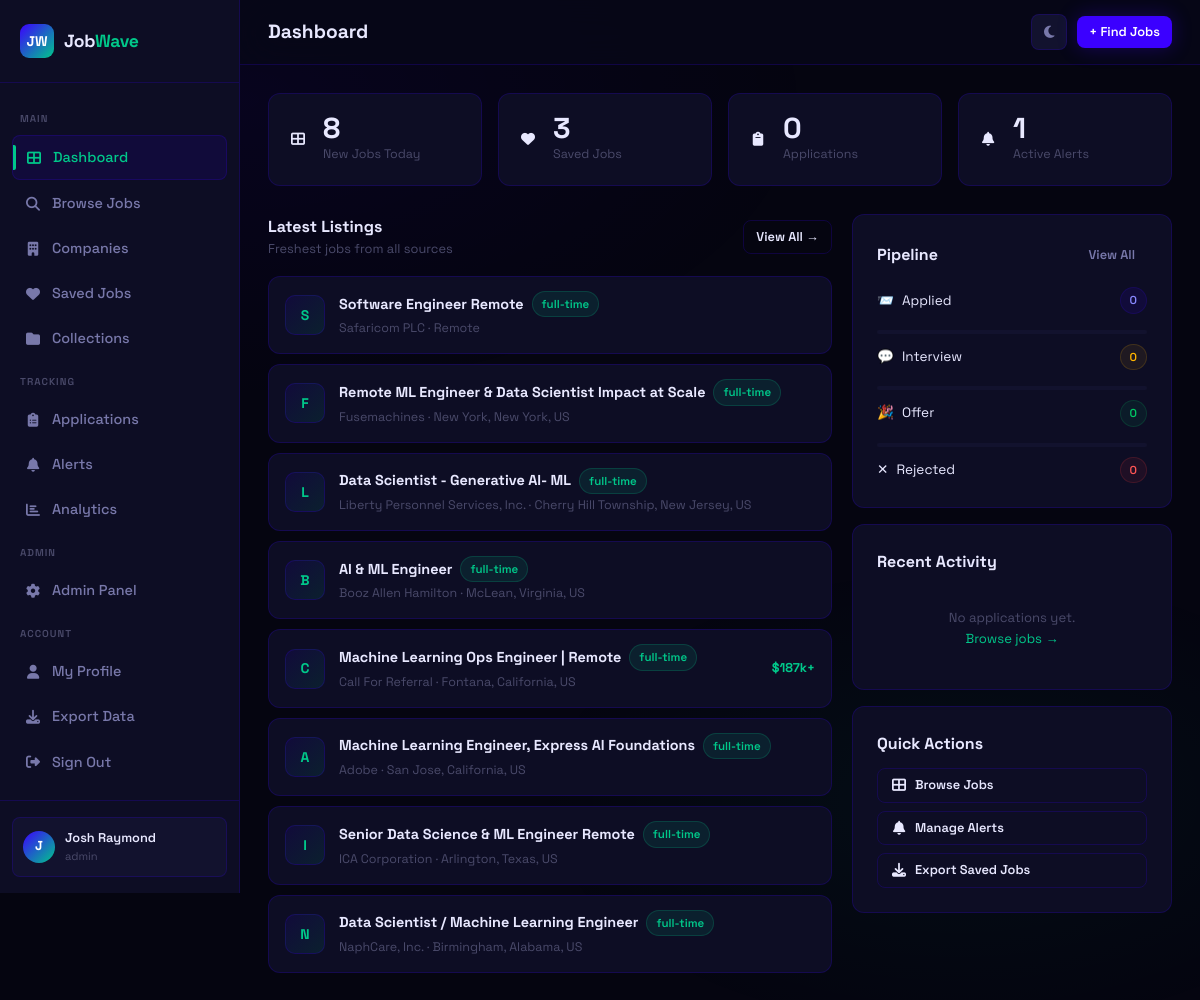
The page /dashboard (signed in) on the database its author committed.
### app.py (models this page shows, shortened)
class User(db.Model):
    id = db.Column(db.Integer, primary_key=True)
    name = db.Column(db.String(120), nullable=False)
    email = db.Column(db.String(120), unique=True, nullable=False)
    password_hash = db.Column(db.String(256), nullable=False)
    role = db.Column(db.String(20), default='user')
    created_at = db.Column(db.DateTime, default=datetime.utcnow)
    is_active = db.Column(db.Boolean, default=True)
    saved_jobs = db.relationship('SavedJob', backref='user', lazy=True, cascade='all, delete-orphan')
    applications = db.relationship('Application', backref='user', lazy=True, cascade='all, delete-orphan')
    alerts = db.relationship('Alert', backref='user', lazy=True, cascade='all, delete-orphan')
    profile = db.relationship('UserProfile', backref='user', uselist=False, cascade='all, delete-orphan')
    @property
    def is_authenticated(self): return True

class Job(db.Model):
    id = db.Column(db.Integer, primary_key=True)
    title = db.Column(db.String(200), nullable=False)
    company = db.Column(db.String(200), nullable=False)
    location = db.Column(db.String(200))
    job_type = db.Column(db.String(50))          # full-time | part-time | remote | contract
    experience = db.Column(db.String(50))         # entry | mid | senior
    salary_min = db.Column(db.Integer)
    salary_max = db.Column(db.Integer)
    description = db.Column(db.Text)
    requirements = db.Column(db.Text)
    source = db.Column(db.String(100))
    source_url = db.Column(db.String(500))
    source_id = db.Column(db.String(200), unique=True)  # duplicate detection
    tags = db.Column(db.String(500))
    is_active = db.Column(db.Boolean, default=True)
    scraped_at = db.Column(db.DateTime, default=datetime.utcnow)
    posted_at = db.Column(db.DateTime)
    views = db.Column(db.Integer, default=0)

### app.py (the view)
@app.route('/dashboard')
@login_required
def dashboard():
    saved_count = SavedJob.query.filter_by(user_id=current_user.id).count()
    app_count = Application.query.filter_by(user_id=current_user.id).count()
    alert_count = Alert.query.filter_by(user_id=current_user.id, is_active=True).count()
    recent_apps = Application.query.filter_by(user_id=current_user.id)\
        .order_by(Application.applied_at.desc()).limit(5).all()
    status_counts = {}
    for status in ['applied', 'interview', 'offer', 'rejected']:
        status_counts[status] = Application.query.filter_by(user_id=current_user.id, status=status).count()
    recent_jobs = Job.query.filter_by(is_active=True).order_by(Job.scraped_at.desc()).limit(8).all()
    return render_template('dashboard.html', saved_count=saved_count, app_count=app_count,
                           alert_count=alert_count, recent_apps=recent_apps,
                           status_counts=status_counts, recent_jobs=recent_jobs)

### app.py (called while the page is built)
@login_manager.user_loader
def load_user(user_id):
    return User.query.get(int(user_id))

### templates/dashboard.html (shortened to what this page needs)
<link rel="stylesheet" href="https://cdnjs.cloudflare.com/ajax/libs/font-awesome/6.5.0/css/all.min.css">
{% extends 'base.html' %}
{% block page_title %}Dashboard{% endblock %}
{% block content %}
<div class="stagger">
  <div class="stats-grid">
    <div class="stat-card">
      <span class="nav-icon"><i class="fa-solid fa-table-cells-large"></i></span>
      <div>
        <div class="stat-value">{{ recent_jobs|length }}</div>
        <div class="stat-label">New Jobs Today</div>
      </div>
    </div>
    <div class="stat-card">
      <span class="nav-icon"><i class="fa-solid fa-heart"></i></span>
      <div>
        <div class="stat-value">{{ saved_count }}</div>
        <div class="stat-label">Saved Jobs</div>
      </div>
    </div>
    <div class="stat-card">
      <span class="nav-icon"><i class="fa-solid fa-clipboard"></i></span>
      <div>
        <div class="stat-value">{{ app_count }}</div>
        <div class="stat-label">Applications</div>
      </div>
    </div>
    <div class="stat-card">
      <span class="nav-icon"><i class="fa-solid fa-bell"></i></span>
      <div>
        <div class="stat-value">{{ alert_count }}</div>
        <div class="stat-label">Active Alerts</div>
      </div>
    </div>
  </div>
  <div class="dashboard-grid">
    <div class="dashboard-main">
      <div class="section-header">
        <div>
          <div class="section-title">Latest Listings</div>
          <div class="section-sub">Freshest jobs from all sources</div>
        </div>
        <a href="{{ url_for('jobs') }}" class="btn btn-outline btn-sm">View All →</a>
      </div>
      <div style="display:flex;flex-direction:column;gap:10px;">
        {% for job in recent_jobs %}
        <div class="card job-row-card">
          <div class="company-logo" style="width:40px;height:40px;font-size:14px;flex-shrink:0;">{{ job.company[0] }}</div>
          <div style="flex:1;min-width:0;">
            <div style="display:flex;align-items:center;gap:8px;flex-wrap:wrap;">
              <a href="{{ url_for('job_detail', job_id=job.id) }}" style="font-weight:700;font-size:0.9rem;color:var(--text);">{{ job.title }}</a>
              <span class="badge badge-mint">{{ job.job_type or 'full-time' }}</span>
            </div>
            <div style="font-size:0.78rem;color:var(--text-muted);margin-top:2px;">{{ job.company }} · {{ job.location }}</div>
          </div>
          {% if job.salary_min %}
          <div class="job-salary-pill">${{ '{:,.0f}'.format(job.salary_min/1000) }}k+</div>
          {% endif %}
        </div>
        {% endfor %}
      </div>
    </div>
    <div class="dashboard-side">
      <div class="card">
        <div class="section-header">
          <div class="section-title">Pipeline</div>
          <a href="{{ url_for('applications') }}" class="btn btn-ghost btn-sm">View All</a>
        </div>
        <div style="display:flex;flex-direction:column;gap:10px;margin-top:4px;">
          {% set statuses = [('applied','badge-indigo','📨'),('interview','badge-amber','💬'),('offer','badge-green','🎉'),('rejected','badge-red','✕')] %}
          {% for status, cls, icon in statuses %}
          {% set count = status_counts.get(status, 0) %}
          <div style="display:flex;align-items:center;justify-content:space-between;">
            <div style="display:flex;align-items:center;gap:8px;font-size:0.85rem;">
              <span>{{ icon }}</span>
              <span style="text-transform:capitalize;">{{ status }}</span>
            </div>
            <span class="badge {{ cls }}">{{ count }}</span>
          </div>
          {% if not loop.last %}
          <div class="progress">
          </div>
          {% endif %}
          {% endfor %}
        </div>
      </div>
      <div class="card">
        <div class="section-header">
          <div class="section-title">Recent Activity</div>
        </div>
        <div style="display:flex;flex-direction:column;gap:10px;">
          {% for app in recent_apps %}
          <div style="display:flex;align-items:center;gap:10px;">
            <div style="width:32px;height:32px;border-radius:8px;background:var(--indigo-dim);display:flex;align-items:center;justify-content:center;font-size:12px;font-weight:800;color:var(--mint);flex-shrink:0;">{{ app.job.company[0] }}</div>
            <div style="flex:1;min-width:0;">
              <div style="font-size:0.82rem;font-weight:600;white-space:nowrap;overflow:hidden;text-overflow:ellipsis;">{{ app.job.title }}</div>
              <div style="font-size:0.72rem;color:var(--text-muted);">{{ app.applied_at.strftime('%b %d') }}</div>
            </div>
            <span class="badge {% if app.status == 'applied' %}badge-indigo{% elif app.status == 'interview' %}badge-amber{% elif app.status == 'offer' %}badge-green{% else %}badge-red{% endif %}">{{ app.status }}</span>
          </div>
          {% else %}
          <div style="text-align:center;padding:16px;color:var(--text-muted);font-size:0.82rem;">
            No applications yet.<br>
            <a href="{{ url_for('jobs') }}">Browse jobs →</a>
          </div>
          {% endfor %}
        </div>
      </div>
      <div class="card">
        <div class="section-title" style="margin-bottom:12px;">Quick Actions</div>
        <div style="display:flex;flex-direction:column;gap:8px;">
          <a href="{{ url_for('jobs') }} " class="btn btn-outline btn-sm" style="justify-content:flex-start;">
            <span class="nav-icon"><i class="fa-solid fa-table-cells-large"></i></span>Browse Jobs</a>
          <a href="{{ url_for('alerts') }}" class="btn btn-outline btn-sm" style="justify-content:flex-start;">
            <span class="nav-icon"><i class="fa-solid fa-bell"></i></span>Manage Alerts
          </a>
          <a href="{{ url_for('export_jobs') }}" class="btn btn-outline btn-sm" style="justify-content:flex-start;">
            <span class="nav-icon"><i class="fa-solid fa-download"></i></span>Export Saved Jobs
          </a>
        </div>
      </div>
    </div>
  </div>
</div>
{% endblock %}

### templates/base.html (shortened to what this page needs)
<!DOCTYPE html>
<html lang="en">
<head>
  <link rel="stylesheet" href="{{ url_for('static', filename='css/style.css') }}">
  <link rel="stylesheet" href="https://cdnjs.cloudflare.com/ajax/libs/font-awesome/6.5.0/css/all.min.css">
</head>
<body>
{% if current_user.is_authenticated %}
<div class="wrapper">
  <aside class="sidebar">
    <div class="sidebar-logo">
      <div class="logo-mark">JW</div>
      <div class="logo-text">Job<span>Wave</span></div>
    </div>
    <nav class="sidebar-nav">
      <span class="nav-section-label">Main</span>
      <a href="{{ url_for('dashboard') }}" class="nav-link {% if request.endpoint == 'dashboard' %}active{% endif %}">
        <span class="nav-icon"><i class="fa-solid fa-table-cells-large"></i></span> Dashboard
      </a>
      <a href="{{ url_for('jobs') }}" class="nav-link {% if request.endpoint in ['jobs','job_detail'] %}active{% endif %}">
        <span class="nav-icon"><i class="fa-solid fa-magnifying-glass"></i></span> Browse Jobs
      </a>
      <a href="{{ url_for('companies') }}" class="nav-link {% if request.endpoint in ['companies','company_page'] %}active{% endif %}">
        <span class="nav-icon"><i class="fa-solid fa-building"></i></span> Companies
      </a>
      <a href="{{ url_for('saved_jobs') }}" class="nav-link {% if request.endpoint == 'saved_jobs' %}active{% endif %}">
        <span class="nav-icon"><i class="fa-solid fa-heart"></i></span> Saved Jobs
      </a>
      <a href="{{ url_for('collections') }}" class="nav-link {% if request.endpoint in ['collections','collection_detail'] %}active{% endif %}">
        <span class="nav-icon"><i class="fa-solid fa-folder"></i></span> Collections
      </a>
      <span class="nav-section-label">Tracking</span>
      <a href="{{ url_for('applications') }}" class="nav-link {% if request.endpoint == 'applications' %}active{% endif %}">
        <span class="nav-icon"><i class="fa-solid fa-clipboard-list"></i></span> Applications
      </a>
      <a href="{{ url_for('alerts') }}" class="nav-link {% if request.endpoint == 'alerts' %}active{% endif %}">
        <span class="nav-icon"><i class="fa-solid fa-bell"></i></span> Alerts
      </a>
      <a href="{{ url_for('analytics') }}" class="nav-link {% if request.endpoint == 'analytics' %}active{% endif %}">
        <span class="nav-icon"><i class="fa-solid fa-chart-bar"></i></span> Analytics
      </a>
      {% if current_user.role == 'admin' %}
      <span class="nav-section-label">Admin</span>
      <a href="{{ url_for('admin') }}" class="nav-link {% if request.endpoint == 'admin' %}active{% endif %}">
        <span class="nav-icon"><i class="fa-solid fa-gear"></i></span> Admin Panel
      </a>
      {% endif %}
      <span class="nav-section-label">Account</span>
      <a href="{{ url_for('profile') }}" class="nav-link {% if request.endpoint == 'profile' %}active{% endif %}">
        <span class="nav-icon"><i class="fa-solid fa-user"></i></span> My Profile
      </a>
      <a href="{{ url_for('export_jobs') }}" class="nav-link">
        <span class="nav-icon"><i class="fa-solid fa-download"></i></span> Export Data
      </a>
      <a href="{{ url_for('logout') }}" class="nav-link">
        <span class="nav-icon"><i class="fa-solid fa-right-from-bracket"></i></span> Sign Out
      </a>
    </nav>
    <div class="sidebar-footer">
      <div class="user-card">
        <div class="user-avatar">{{ current_user.name[0].upper() }}</div>
        <div class="user-info">
          <div class="user-name">{{ current_user.name }}</div>
          <div class="user-role">{{ current_user.role }}</div>
        </div>
      </div>
    </div>
  </aside>
  <main class="main">
    <div class="topbar">
      <div style="display:flex;align-items:center;gap:12px;">
        <div class="topbar-title">
          <h1>{% block page_title %}Dashboard{% endblock %}</h1>
        </div>
      </div>
      <div class="topbar-actions">
        <button class="theme-toggle" id="theme-toggle" title="Toggle light/dark mode">
          <i class="fa-solid fa-moon" id="theme-icon"></i>
        </button>
        {% block topbar_actions %}
        <a href="{{ url_for('jobs') }}" class="btn btn-primary btn-sm">+ Find Jobs</a>
        {% endblock %}
      </div>
    </div>
    <div class="page-content">
      {% block content %}{% endblock %}
    </div>
  </main>
</div>
{% else %}
  {% block public_content %}{% endblock %}
{% endif %}
</body>
</html>

### rows shown on the page
User: name "J", name "Josh Raymond", role "admin"
Job: company "S", title "Software Engineer Remote", job_type "full-time", company "Safaricom PLC", location "Remote"
Job: company "F", title "Remote ML Engineer & Data Scientist Impact at Scale", job_type "full-time", company "Fusemachines", location "New York, New York, US"
Job: company "L", title "Data Scientist - Generative AI- ML", job_type "full-time", company "Liberty Personnel Services, Inc.", location "Cherry Hill Township, New Jersey, US"
Job: company "B", title "AI & ML Engineer", job_type "full-time", company "Booz Allen Hamilton", location "McLean, Virginia, US"
Job: company "C", title "Machine Learning Ops Engineer | Remote", job_type "full-time", company "Call For Referral", location "Fontana, California, US", job.salary_min/1000 "187"
Job: company "A", title "Machine Learning Engineer, Express AI Foundations", job_type "full-time", company "Adobe", location "San Jose, California, US"
Job: company "I", title "Senior Data Science & ML Engineer Remote", job_type "full-time", company "ICA Corporation", location "Arlington, Texas, US"
Job: company "N", title "Data Scientist / Machine Learning Engineer", job_type "full-time", company "NaphCare, Inc.", location "Birmingham, Alabama, US"

### other values the page prints
{{ recent_jobs|length }} "8"
{{ saved_count }} "3"
{{ app_count }} "0"
{{ alert_count }} "1"
{{ icon }} "📨" "💬" "🎉" "✕"
{{ status }} "Applied" "Interview" "Offer" "Rejected"
{{ count }} "0" "0" "0" "0"
